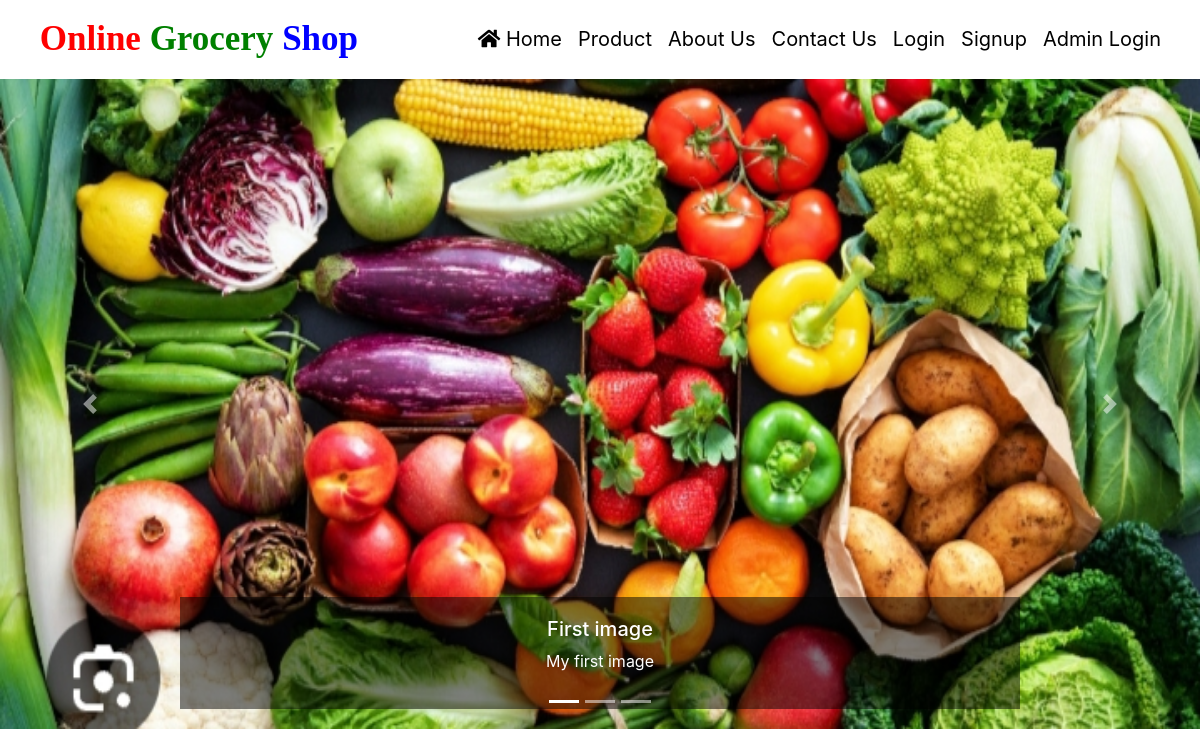
The page / on the database its author committed.
### groceryapp/models.py (models this page shows, shortened)
class Carousel(models.Model):
    title = models.CharField(max_length=200, null=True, blank=True)
    description = models.TextField(null=True, blank=True)
    image = models.FileField(null=True, blank=True)

### groceryapp/views.py (the view)
# urls.py: 2. Add a URL to urlpatterns:  path('', views.home, name='home')
def home(request):
    if request.user.is_staff:
        return redirect('admindashboard')
    data = Carousel.objects.all()
    dic = {'data': data}
    return render(request, 'index.html', dic)

### groceryapp/templates/index.html (shortened to what this page needs)
{% extends 'navigation.html' %}
{% load static %}
{% block body %}
<div id="carouselExampleIndicators" class="carousel slide" data-ride="carousel">
  <ol class="carousel-indicators">
    <li data-target="#carouselExampleIndicators" data-slide-to="0" class="active"></li>
    <li data-target="#carouselExampleIndicators" data-slide-to="1"></li>
    <li data-target="#carouselExampleIndicators" data-slide-to="2"></li>
  </ol>
  <div class="carousel-inner">
    {% for i in data %}
        <div class="carousel-item {% if forloop.counter == 1 %}active{% endif %}">
          <img class="d-block w-100" src="{{i.image.url}}" alt="{{i.title}}">
          <div class="carousel-caption d-none d-md-block">
            <h5>{{i.title}}</h5>
            <p>{{i.description}}</p>
          </div>
        </div>
    {% endfor %}
  </div>
  <a class="carousel-control-prev" href="#carouselExampleIndicators" role="button" data-slide="prev">
    <span class="carousel-control-prev-icon" aria-hidden="true"></span>
  </a>
  <a class="carousel-control-next" href="#carouselExampleIndicators" role="button" data-slide="next">
    <span class="carousel-control-next-icon" aria-hidden="true"></span>
  </a>
</div>
{% endblock %}

### groceryapp/templates/index.html (style rules this page uses)
img { height:650px; }
.carousel-caption { background-color: rgba(0,0,0,0.5); }

### rows shown on the page
Carousel: image (picture), title "First image", description "My first image"
